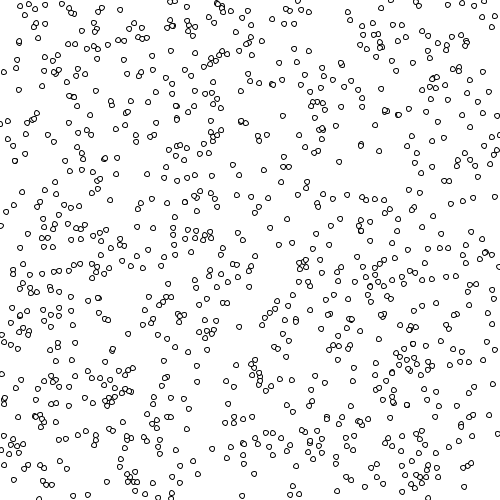
Frame 1 (no input)
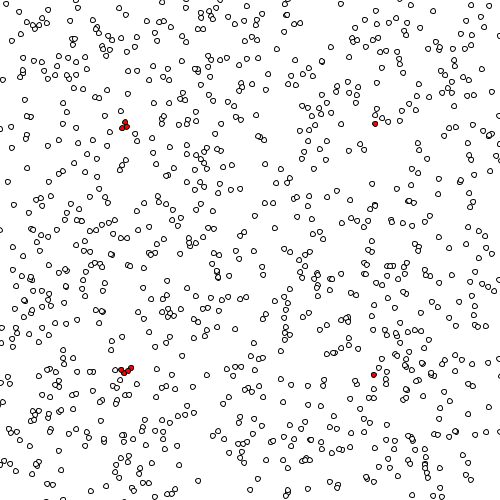
Frame 60 (the mouse pressed at the canvas centre just before this capture)
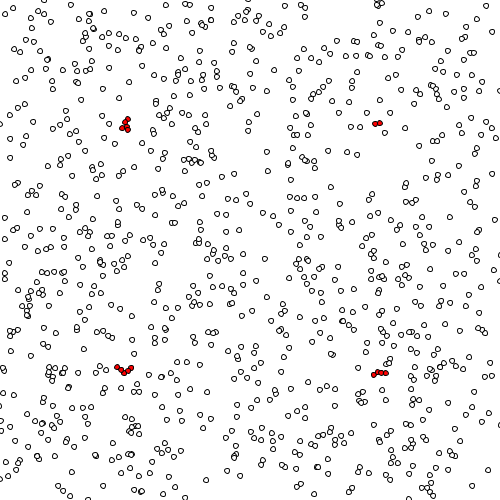
Frame 120 (the mouse held since frame 60 and released just before this capture)

The Processing sketch that drew these frames (run headless with seeded random() and noise(); from frame 60 on, the mouse is pressed at the canvas centre):

// Processing sketch: processing_169809
// ── processing_169809.pde


Cell[] myCells = new Cell[1000];


void setup() {
  size(500, 500);
  for (int i = 0; i < myCells.length; i ++) {
    myCells[i] = new Cell();
  }
  //myCells[0].location.set(250,250); //change to grow the seed from the center
  myCells[1].location.set(125, 125); 
  myCells[2].location.set(375, 125); 
  myCells[3].location.set(125, 375); 
  myCells[4].location.set(375, 375); 
}

void draw() {
  background(255);
  for (int i=0; i< myCells.length; i++) {
    myCells[i].display();
    myCells[i].update();
  }
  myCells[1].isseed = true;

  for (int i=0; i<myCells.length; i++) {
    if (myCells[i].isseed == false) {
      for (int j=0; j<myCells.length; j++) {
        if (myCells[j].isseed == true) {
          float d;
          d = PVector.dist(myCells[i].location, myCells[j].location);
          if (d<=5) {
            myCells[i].isseed=true;
          }
        }
      }
    }
  }
  myCells[2].isseed = true;

  for (int i=0; i<myCells.length; i++) {
    if (myCells[i].isseed == false) {
      for (int j=0; j<myCells.length; j++) {
        if (myCells[j].isseed == true) {
          float d;
          d = PVector.dist(myCells[i].location, myCells[j].location);
          if (d<=5) {
            myCells[i].isseed=true;
          }
        }
      }
    }
  }
  myCells[3].isseed = true;

  for (int i=0; i<myCells.length; i++) {
    if (myCells[i].isseed == false) {
      for (int j=0; j<myCells.length; j++) {
        if (myCells[j].isseed == true) {
          float d;
          d = PVector.dist(myCells[i].location, myCells[j].location);
          if (d<=5) {
            myCells[i].isseed=true;
          }
        }
      }
    }
  }
  myCells[4].isseed = true;

  for (int i=0; i<myCells.length; i++) {
    if (myCells[i].isseed == false) {
      for (int j=0; j<myCells.length; j++) {
        if (myCells[j].isseed == true) {
          float d;
          d = PVector.dist(myCells[i].location, myCells[j].location);
          if (d<=5) {
            myCells[i].isseed=true;
          }
        }
      }
    }
  }
}

//this is the cell classe. We defnie it in two parts. First we delare its variables:

class Cell {

  PVector location = new PVector();
  PVector velocity = new PVector();
  //float xlocation;
  //float ylocation;
  float dia;
  boolean isseed;
  float cellred, cellgreen, cellblue;
  float lineweight;

  //then we construct it - using a 'constructor 

  Cell() {

    //xlocation = random(0,500);
    //ylocation = random(0,500);
    location = new PVector (random (500), random(500));
    dia = 5;
    isseed = false;
    cellred = 255;
    cellgreen = 255;
    cellblue = 255;
    lineweight = 0.1;
  }

  void display() {
    stroke(lineweight);
    if (isseed == true) {
      fill(255, 0, 0);
    }
    if (isseed == false) {
      fill(cellred, cellgreen, cellblue);
    }
    ellipse(location.x, location.y, dia, dia);
  }
  void update() {
    if (isseed == false) {
      velocity = new PVector(random(-2, 2), random(-2, 2));
      location.add(velocity);
      //xlocation = xlocation+random(-0.5, 0.5);
      //ylocation = ylocation+random(-0.5, 0.5);
    }
  }
}
